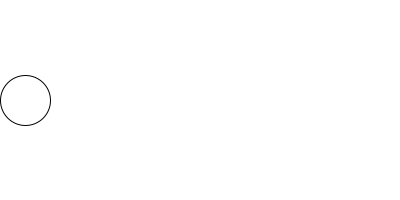
Frame 1 (no input)
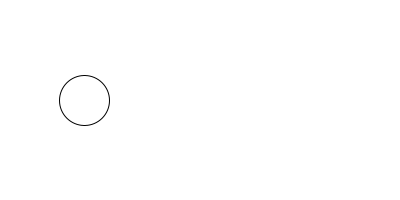
Frame 60 (the mouse pressed at the canvas centre just before this capture)
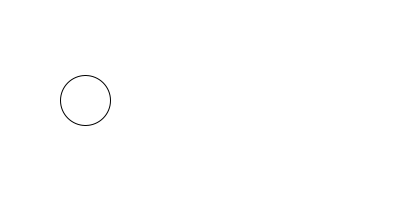
Frame 120 (the mouse held since frame 60 and released just before this capture)

The Processing sketch that drew these frames (run headless with seeded random() and noise(); from frame 60 on, the mouse is pressed at the canvas centre):

// Processing sketch: sketch_161011a
// ── sketch_161011a.pde
int x = 25;
int d = 1;
float R, G, B;

void setup() { 
  size(400, 200);
}

void draw() {
  background(255);
  ellipse(x, height/2, 50, 50);
  
  if (mousePressed == false) {
    x = x + d;    // moves the ball
  }
  
  if (x > width-25) {
    d = d * -1;
    R = random(255);
    G = random(255);
    B = random(255);
    fill(R, G, B);
  }
  if (x < 25) {
    d = d * -1;
    R = random(255);
    G = random(255);
    B = random(255);
    fill(R, G, B);
  }
}
